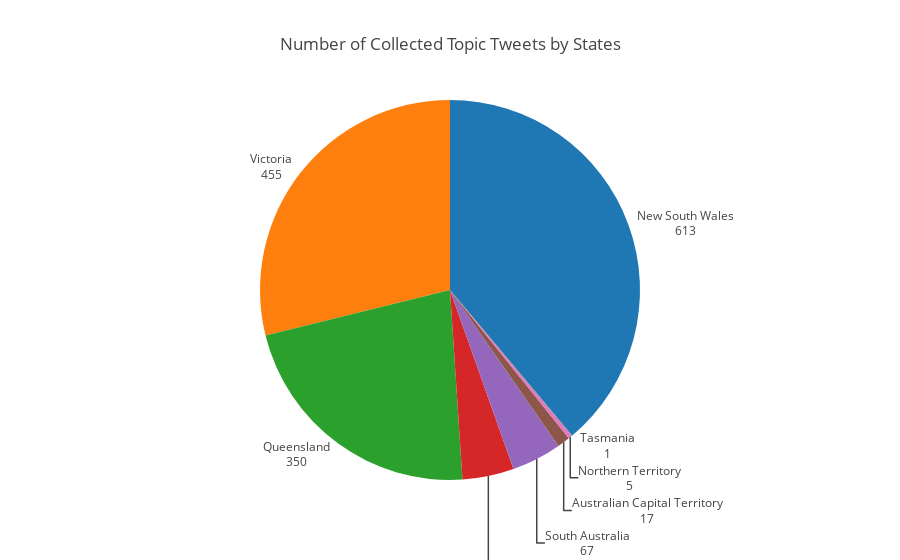

The notebook cell this image was saved under:
### Code cell
labels = plot_df.index.values.tolist()
values = plot_df.values.ravel().tolist()
trace = go.Pie(labels=labels, values=values, 
               hoverinfo='label+percent', sort=True, showlegend=False,
               textinfo='value+label', textposition='outside')
layout = go.Layout(title='Number of Collected Topic Tweets by States')
fig = go.Figure(data=[trace], layout=layout)
plotly.offline.iplot(fig, filename='basic_pie_chart')

### Figure 1 — Plotly figure (JSON) as saved in the notebook; plotly's stock layout.template omitted (floating-point values rounded to 4 significant figures)
{"data": [{"hoverinfo": "label+percent", "labels": ["New South Wales", "Victoria", "Queensland", "Western Australia", "South Australia", "Australian Capital Territory", "Northern Territory", "Tasmania"], "showlegend": false, "sort": true, "textinfo": "value+label", "textposition": "outside", "type": "pie", "values": [613, 455, 350, 69, 67, 17, 5, 1]}], "layout": {"title": "Number of Collected Topic Tweets by States"}}
